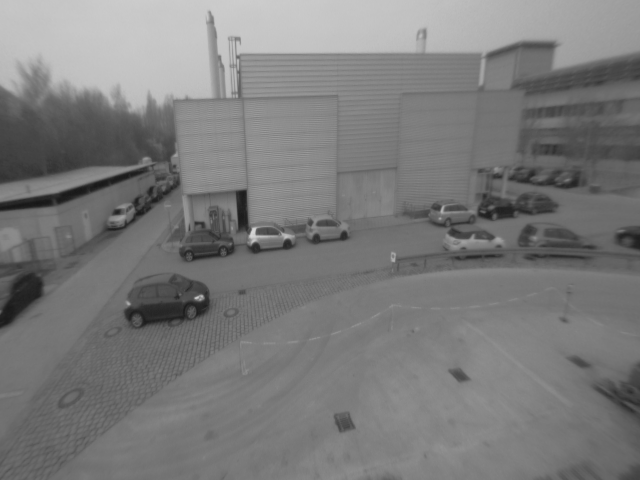
%> input picture ex5/img1.png, 640 x 480 px
$ octave ex5.m   (GNU Octave 9; MATLAB toolbox functions it lacks are replaced by stand-ins)
%> lines starting %> are read from the running program, lines starting %| are printed output that depends on the picture
### ex5/imreadbw.m
function I = imreadbw(file)
%> called with file = 'img1.png'
I=im2double(imread(file)) ;
%> I: size 480x640 double; min 0.0863, max 0.835, mean 0.481
%> call 2 of imreadbw, with file = 'img2.png'
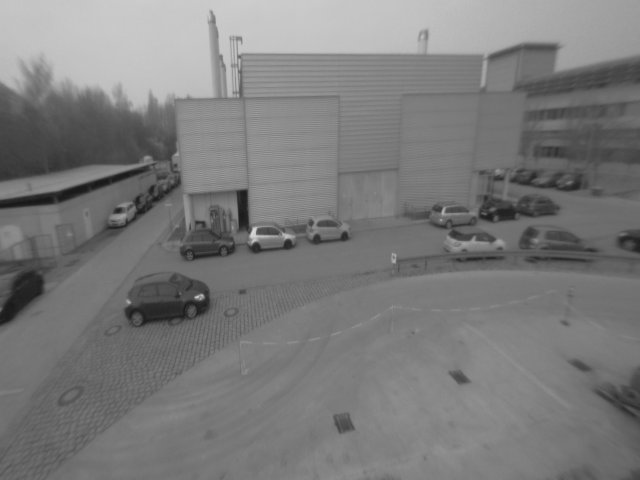
%> input picture ex5/img2.png, 640 x 480 px

if(size(I,3) > 1)
  I = rgb2gray( I ) ;
end

### ex5/getMq_my.m
function [M11, M22, M12,q1,q2] = getMq_my(I,I2, sigma)
%> called with sigma = 2
   % calc image gradients
Ix = zeros(size(I));
Iy = zeros(size(I));

Ix(:,1:end-1) = 0.5*(I(:,2:end) - I(:,1:end-1));
Iy(1:end-1,:) = 0.5*(I(2:end,:) - I(1:end-1,:));
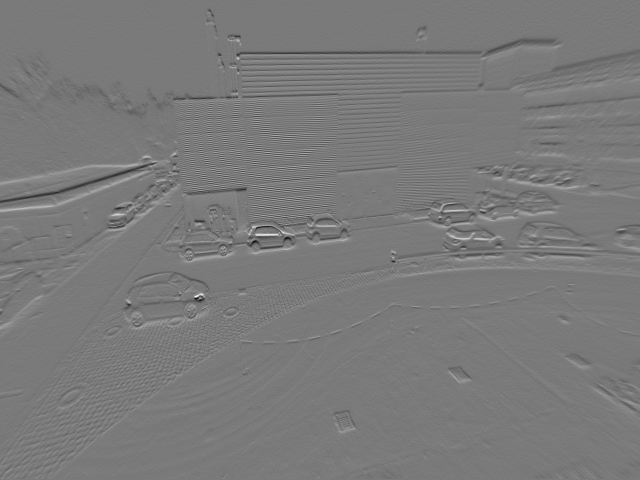
%> Iy: size 480x640 double; min -0.127, max 0.137, mean -0.000313; drawn with min black and max white

r = 2*sigma;
sz = 2*r+1;
G = fspecial('gaussian', [sz sz], sigma);
M11 = conv2(Ix.^2, G, 'same');
M22 = conv2(Iy.^2, G, 'same');
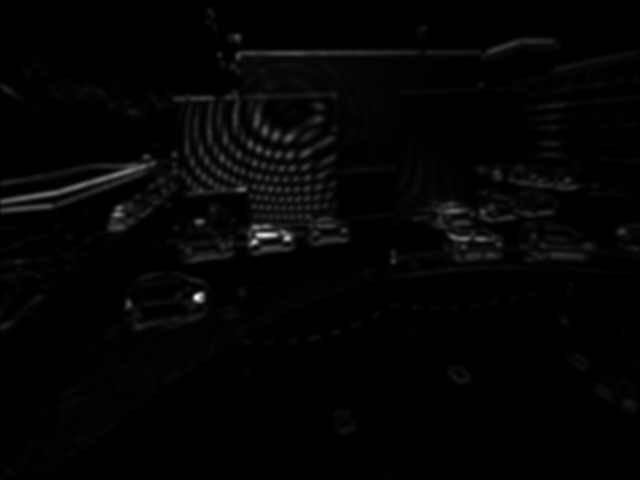
%> M22: size 480x640 double; min 9.69e-08, max 0.00467, mean 8.41e-05; drawn with min black and max white
M12 = conv2(Ix.*Iy, G, 'same');
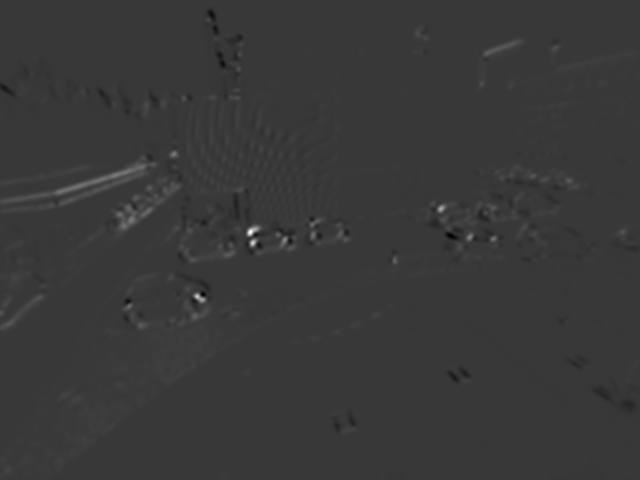
%> M12: size 480x640 double; min -0.000583, max 0.00206, mean 9.62e-06; drawn with min black and max white

It = I2 - I;
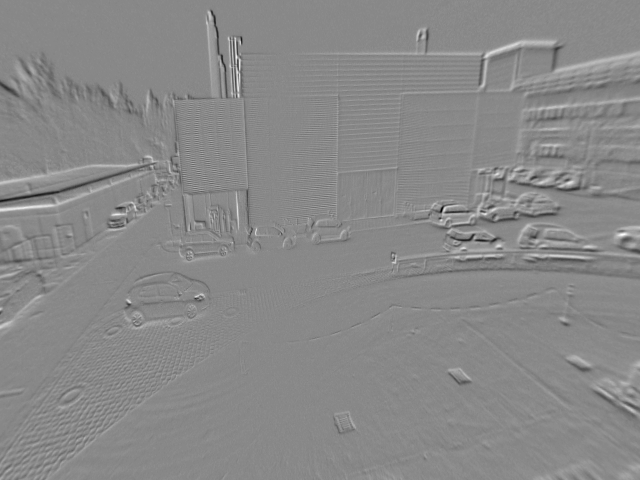
%> It: size 480x640 double; min -0.341, max 0.294, mean 0.000286; drawn with min black and max white
Ixt = Ix.*It;
Iyt = Iy.*It;
q1 = conv2(Ixt,G,'same');
q2 = conv2(Iyt,G,'same');
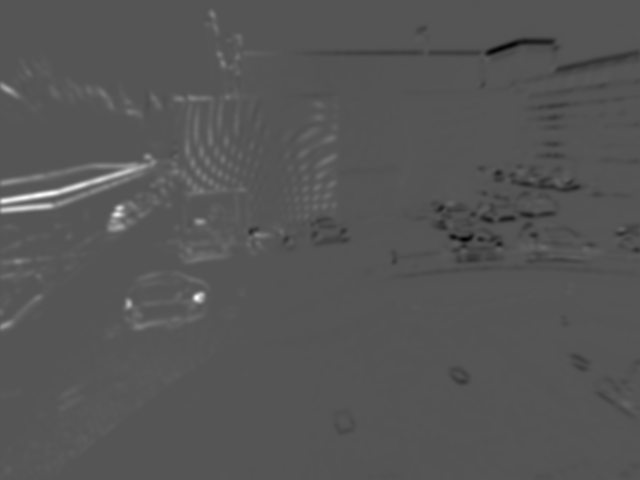
%> q2: size 480x640 double; min -0.00346, max 0.00691, mean 4.08e-05; drawn with min black and max white
q1(1:10,1:10)

end

### ex5/getFlow.m
function [vx, vy] = getFlow(I1, I2, sigma)

[M11, M12, M22, q1, q2] = getMq_my(I1, I2, sigma);

% TODO: compute entries vx and vy for each pixel
vx = (M12.*q2-M22.*q1)./(M11.*M22-M12.^2);
vy = (M12.*q1-M11.*q2)./(M11.*M22-M12.^2);

end

### ex5/ex5.m
close all;
% [14 lines of commented-out code are left out]
I1 = imreadbw('img1.png');
I2 = imreadbw('img2.png');
sigma = 2;

[vx, vy] = getFlow(I1, I2, sigma);
figure;
imagesc(vx);
colormap gray;
figure;
imagesc(vy);
colormap gray;
figure;
[m,n] = size(I1);
%> m = 480; n = 640

[X,Y] = meshgrid(1:n,1:m);
quiver(X,Y,vy,vx);
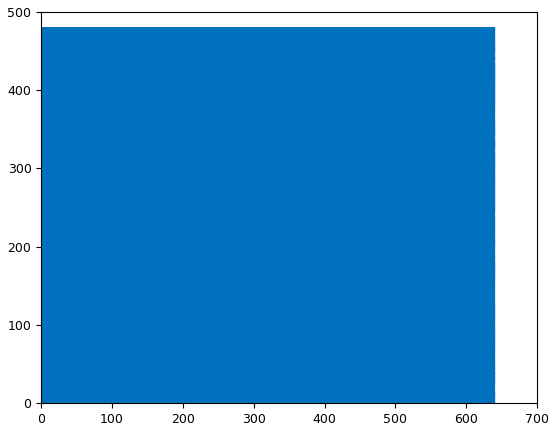
%> figure redrawn from the program's plot data; highest point at x = 380, y = 480
